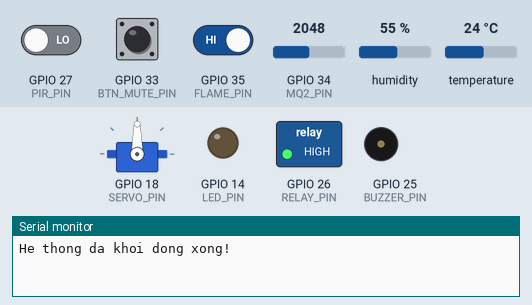
Simulated run of this sketch. Board: ESP32. Shown: servo, switched loads named in the sketch (green lamp = pin HIGH), output pins drawn as LEDs (lit = HIGH), buzzer (waves = sounding, pin HIGH), the last lines printed to the serial monitor. The test bench sets the inputs (shaded band); at power-on: GPIO 34 (MQ2_PIN) = 2048, GPIO 33 (BTN_MUTE_PIN) HIGH, temperature 24 °C, GPIO 27 (PIR_PIN) LOW, GPIO 35 (FLAME_PIN) HIGH, humidity 55 %. WiFi joins after 1.5 s; servers stay silent unless stated.

Above: at 3.0 s.
3.1 s: GPIO 34 (MQ2_PIN) set to 1560
At 11.3 s:
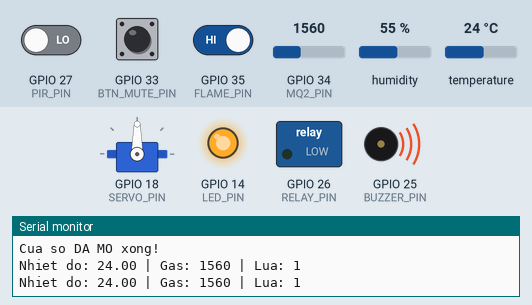
12.0 s: GPIO 34 (MQ2_PIN) set to 1463
13.5 s: GPIO 33 (BTN_MUTE_PIN) pulled LOW for 0.15 s
At 14.6 s:
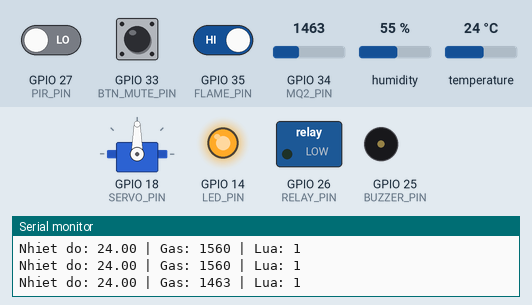
15.1 s: GPIO 34 (MQ2_PIN) set to 868
17.0 s: GPIO 34 (MQ2_PIN) set to 753
At 19.1 s:
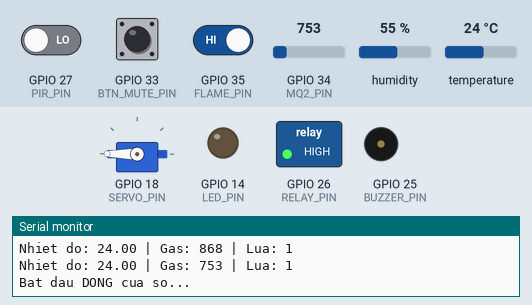
21.3 s: temperature set to 33 °C
At 32.6 s:
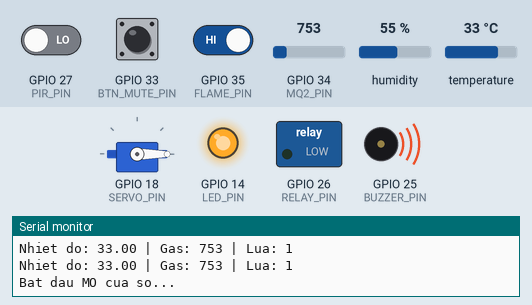
Timing chart, 0 to 34.3 s (numbered marks = the images above; inputs shaded):
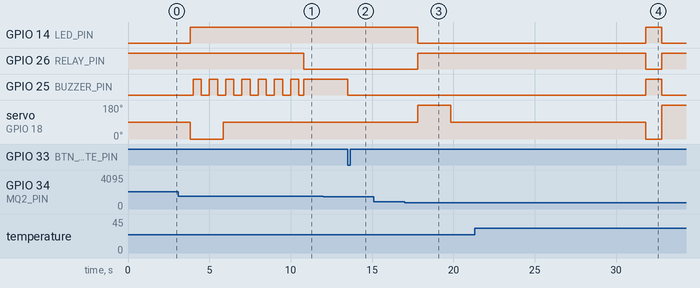

The sketch:

sketch_may6a.ino
```cpp
/*
 * ĐỒ ÁN: HỆ THỐNG PHÁT HIỆN CHÁY & CẢNH BÁO QUA BLYNK
 * Cập nhật: Fix lỗi Servo không tự đóng (Dùng tư duy Target State)
 */

#define BLYNK_TEMPLATE_ID "TMPL6HJOM9NWc"
#define BLYNK_TEMPLATE_NAME "Fire Alarm System"
#define BLYNK_AUTH_TOKEN "bxX6zpwfOQohgvU1xPvkabb7BoOLU1Ib"

#include <WiFi.h>
#include <WiFiClient.h>
#include <BlynkSimpleEsp32.h>
#include <DHT.h>
#include <ESP32Servo.h>

// --- KHAI BÁO CHÂN (PINOUT) ---
#define MQ2_PIN       34
#define FLAME_PIN     35  // Cắm chân D0
#define PIR_PIN       27
#define DHT_PIN       32
#define SERVO_PIN     18  // Servo MG90S 360
#define RELAY_PIN     26  // Relay điều khiển Bơm
#define BUZZER_PIN    25
#define LED_PIN       14
#define BTN_MUTE_PIN  33

// --- CẤU HÌNH WIFI ---
char ssid[] = "Huy Nguyễn";
char pass[] = "bolabocuacaccon";

// --- KHỞI TẠO ĐỐI TƯỢNG ---
#define DHTTYPE DHT11
DHT dht(DHT_PIN, DHTTYPE);
Servo windowServo;
BlynkTimer timer;

// --- BIẾN HỆ THỐNG & FSM ---
enum SystemState { NORMAL, ALARM_FIRE, ALARM_GAS, WARN_COOKING, PANIC };
SystemState currentState = NORMAL;

float temp = 0.0, hum = 0.0, lastTemp = 0.0;
int gasValue = 0;
int flameValue = HIGH;
bool pirState = false, isMuted = false;

// Biến tính toán tốc độ tăng nhiệt
unsigned long lastTempCheckTime = 0;
const float FIRE_TEMP_RATE = 5.0;

// --- BIẾN ĐIỀU KHIỂN SERVO ---
bool isWindowOpen = false;
bool isWindowOpening = false;
bool isWindowClosing = false;
bool windowShouldBeOpen = false; // BIẾN MỚI: Theo dõi mục tiêu đóng/mở cửa
unsigned long windowMoveStartTime = 0;

// --- HÀM KHỞI TẠO ---
void setup() {
  Serial.begin(115200);

  pinMode(FLAME_PIN, INPUT);
  pinMode(PIR_PIN, INPUT);
  pinMode(BTN_MUTE_PIN, INPUT_PULLUP);
  pinMode(BUZZER_PIN, OUTPUT);
  pinMode(LED_PIN, OUTPUT);

  pinMode(RELAY_PIN, OUTPUT);
  digitalWrite(RELAY_PIN, HIGH);

  windowServo.attach(SERVO_PIN);
  windowServo.write(90);

  dht.begin();
  Blynk.begin(BLYNK_AUTH_TOKEN, ssid, pass);

  timer.setInterval(2000L, readSensors);
  timer.setInterval(1000L, evaluateLogic);
  timer.setInterval(100L, checkMuteButton);
  timer.setInterval(50L, handleActuators);

  Serial.println("He thong da khoi dong xong!");
}

void loop() {
  Blynk.run();
  timer.run();
}

// --- 1. Đọc dữ liệu cảm biến ---
void readSensors() {
  temp = dht.readTemperature();
  hum = dht.readHumidity();
  gasValue = analogRead(MQ2_PIN);
  flameValue = digitalRead(FLAME_PIN);
  pirState = digitalRead(PIR_PIN);

  Serial.print("Nhiet do: "); Serial.print(temp);
  Serial.print(" | Gas: "); Serial.print(gasValue);
  Serial.print(" | Lua: "); Serial.println(flameValue);

  Blynk.virtualWrite(V0, temp);
  Blynk.virtualWrite(V1, hum);
  Blynk.virtualWrite(V2, gasValue);

  String stateStr = "BÌNH THƯỜNG";
  if(currentState == ALARM_FIRE) stateStr = "CHÁY KHẨN CẤP!";
  else if(currentState == ALARM_GAS) stateStr = "RÒ RỈ GAS!";
  else if(currentState == WARN_COOKING) stateStr = "CÓ KHÓI BẾP";
  Blynk.virtualWrite(V3, stateStr);
}

// --- 2. Logic Máy trạng thái ---
void evaluateLogic() {
  float tempRate = 0;
  if (millis() - lastTempCheckTime >= 10000) {
    tempRate = temp - lastTemp;
    lastTemp = temp;
    lastTempCheckTime = millis();
  }

  // LOGIC 1: CHÁY THẬT
  if (flameValue == LOW || (temp > 55.0 && gasValue > 1500) || tempRate >= FIRE_TEMP_RATE) {
    if(currentState != ALARM_FIRE) {
      currentState = ALARM_FIRE;
      Blynk.logEvent("fire_alert", "PHÁT HIỆN CHÁY! Bơm đang bật!");
    }
    windowShouldBeOpen = true; // Chốt hạ: Phải mở cửa!
  }
  // LOGIC 2: RÒ RỈ GAS
  else if (gasValue > 1500 && temp < 40.0) {
    if(currentState != ALARM_GAS && currentState != ALARM_FIRE) {
      currentState = ALARM_GAS;
      Blynk.logEvent("gas_alert", "RÒ RỈ GAS! Đã mở thông gió.");
    }
    windowShouldBeOpen = true; // Chốt hạ: Phải mở cửa!
  }
  // LOGIC 3: NẤU ĂN
  else if (gasValue > 800 && tempRate < FIRE_TEMP_RATE && pirState == HIGH) {
    if(currentState == NORMAL) {
      currentState = WARN_COOKING;
      Blynk.logEvent("smoke_alert", "Phát hiện khói bếp.");
    }
  }
  // TRỞ VỀ BÌNH THƯỜNG
  else if (gasValue < 800 && flameValue == HIGH) {
    if(currentState != NORMAL) {
      currentState = NORMAL;
      isMuted = false;
    }
    windowShouldBeOpen = false; // Chốt hạ: An toàn rồi, phải đóng cửa!
  }
}

// --- 3. Xử lý phần cứng đầu ra ---
void handleActuators() {

  // 3.1. QUẢN LÝ SERVO THÔNG MINH (Bám sát biến windowShouldBeOpen)
  if (windowShouldBeOpen) {
    if (!isWindowOpen && !isWindowOpening) {
      Serial.println("Bat dau MO cua so...");
      isWindowOpening = true;
      isWindowClosing = false;
      windowMoveStartTime = millis();
      windowServo.write(0);           // Quay mở
    }
    else if (isWindowOpening && (millis() - windowMoveStartTime >= 2000)) {
      windowServo.write(90);          // Dừng
      isWindowOpening = false;
      isWindowOpen = true;
      Serial.println("Cua so DA MO xong!");
    }
  }
  else { // Nếu trạng thái mong muốn là windowShouldBeOpen == false
    // Nếu cửa đang mở, HOẶC đang mở dở dang -> Lập tức quay ngược lại để đóng
    if ((isWindowOpen || isWindowOpening) && !isWindowClosing) {
      Serial.println("Bat dau DONG cua so...");
      isWindowClosing = true;
      isWindowOpening = false;
      windowMoveStartTime = millis();
      windowServo.write(180);         // Quay đóng
    }
    else if (isWindowClosing && (millis() - windowMoveStartTime >= 2000)) {
      windowServo.write(90);          // Dừng
      isWindowClosing = false;
      isWindowOpen = false;
      Serial.println("Cua so DA DONG xong!");
    }
  }

  // 3.2. QUẢN LÝ BƠM, CÒI, ĐÈN
  if (currentState == ALARM_FIRE) {
    digitalWrite(RELAY_PIN, LOW);  // Bật máy bơm NGAY LẬP TỨC
    if (!isMuted) {
      digitalWrite(BUZZER_PIN, HIGH);
      digitalWrite(LED_PIN, HIGH);
    } else {
      digitalWrite(BUZZER_PIN, LOW);
    }
  }
  else if (currentState == ALARM_GAS) {
    digitalWrite(RELAY_PIN, HIGH); // Tắt bơm chống nổ
    if (!isMuted) {
      digitalWrite(BUZZER_PIN, (millis() % 1000 < 500) ? HIGH : LOW);
      digitalWrite(LED_PIN, HIGH);
    } else {
      digitalWrite(BUZZER_PIN, LOW);
    }
  }
  else {
    digitalWrite(RELAY_PIN, HIGH); // Bình thường tắt hết
    digitalWrite(BUZZER_PIN, LOW);
    digitalWrite(LED_PIN, LOW);
  }
}

// --- 4. Nút nhấn tắt còi ---
void checkMuteButton() {
  if (digitalRead(BTN_MUTE_PIN) == LOW) {
    isMuted = true;
  }
}

// BLYNK: Nút nhấn bơm thủ công
BLYNK_WRITE(V4) {
  int manualPump = param.asInt();
  if (manualPump == 1 && currentState != ALARM_GAS) {
    digitalWrite(RELAY_PIN, LOW);
  } else {
    digitalWrite(RELAY_PIN, HIGH);
  }
}
```

Measured:
- the behaviour switches between 800 and 799 on GPIO 34 (MQ2_PIN) (found by bisection; images 2 and 3)
- after the input at 12.0 s, every drawn part: stays the same
- after the input at 13.5 s, GPIO 25 (BUZZER_PIN): HIGH → LOW at once
- after the input at 17.0 s, GPIO 14 (LED_PIN): HIGH → LOW after 0.81 s; GPIO 26 (RELAY_PIN): LOW → HIGH after 0.81 s; servo on GPIO 18 (SERVO_PIN): 90° → 180° after 0.81 s, → 90° 2.0 s later
- after the input at 21.3 s, GPIO 14 (LED_PIN), GPIO 25 (BUZZER_PIN): LOW → HIGH after 10.5 s, → LOW 0.97 s later; GPIO 26 (RELAY_PIN): HIGH → LOW after 10.5 s, → HIGH 0.97 s later; servo on GPIO 18 (SERVO_PIN): 90° → 0° after 10.5 s, → 180° 0.97 s later
